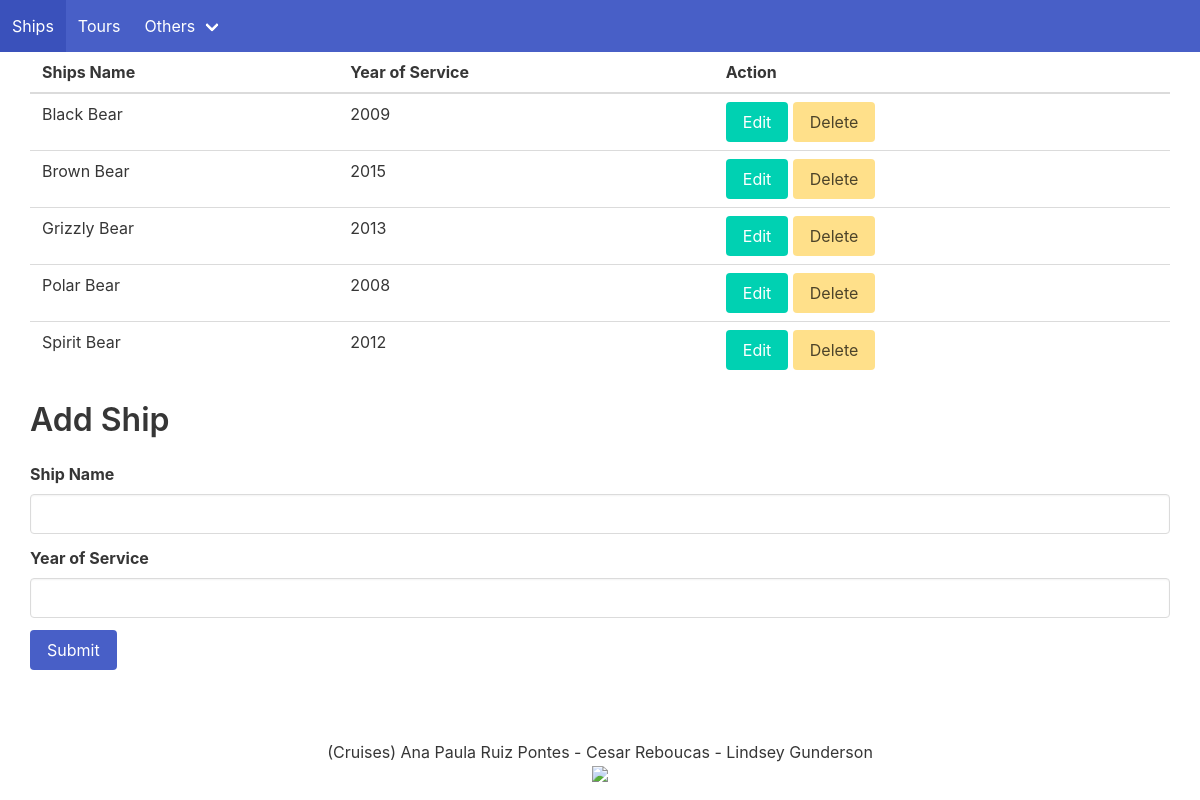
The page /ships.php on the database its author committed.
### tables this page shows
CREATE TABLE IF NOT EXISTS ships (
  id int NOT NULL AUTO_INCREMENT,
  name varchar(45) NOT NULL,
  yearservice int(5) NOT NULL,
  active boolean not null default 1,
  PRIMARY KEY (id));

### ships.php (called while the page is built, shortened)
<?php
require_once('inc/utilities/PageIndex.class.php');
require_once("inc/entities/Ships.class.php");
require_once("inc/utilities/PDOAgent.class.php");
require_once("inc/utilities/ShipsMapper.class.php");
require_once("inc/utilities/PageShips.class.php");
$ship = new Ships();
$ships = ShipsMapper::getShips();
PageShips::showShips($ships);
PageShips::showShipsForm($ship);
?>

### inc/utilities/PDOAgent.class.php (called while the page is built, shortened)
<?php
class PDOAgent    {
    private $host = DB_HOST;
    private $user = DB_USER;
    private $pass = DB_PASS;
    private $dbname = DB_NAME;
    private $className;
    private $pdo;
    private $stmt;
    public function __construct(String $className)    {
        $this->className = $className;
        $dsn = 'mysql:host=' . $this->host . ';dbname=' . $this->dbname;
        $options = array(
            PDO::ATTR_PERSISTENT => true,
            PDO::ATTR_ERRMODE => PDO::ERRMODE_EXCEPTION
            );
        try {
            $this->pdo = new PDO($dsn, $this->user, $this->pass, $options);
        } catch (PDOException $e) {
            PageIndex::showErrors(array('There is a problem trying to connect to the Database'),
                $e->getMessage());
            die();
        }
    }
    public function query(string $query) {
            if($this->pdo != null) {
                $this->stmt = $this->pdo->prepare($query);
            } else {
                PageIndex::showErrors(array('There is a problem trying to connect to the Database'),
                    'Error on the prepare!');
                die();
            }
    }
    public function execute($data = null)   {
        try {
            if (is_null($data)) {
                return $this->stmt->execute();
            } else {
                return $this->stmt->execute($data);
            }
        } catch(Exception $ex) {
            PageIndex::showErrors(array('There is a problem trying to connect to the Database'),
                $ex->getMessage());
            die();
        }
    }
    public function resultSet(){
        $this->execute();
        return $this->stmt->fetchAll(PDO::FETCH_CLASS, $this->className);
    }
}
?>

### inc/utilities/ShipsMapper.class.php (called while the page is built, shortened)
<?php
class ShipsMapper {
    private static $db;
    static function initialize() {
        self::$db = new PDOAgent('Ships');
    }
    static function getShips() {
        $sql = 'select * from Ships where active=1 order by name asc;';
        self::$db->query($sql);
        self::$db->execute();
        return self::$db->resultSet();
    }
}
?>

### inc/entities/Ships.class.php (called while the page is built, shortened)
<?php
class Ships {
    private $id = 0;
    private $name = "";
    private $yearservice = "";
    public function getShipID() {
        return $this->id;
    }
    public function  getShipName() {
        return $this->name;
    }
    public function getShipYear() {
        return $this->yearservice;
    }
}
?>

### inc/utilities/PageShips.class.php (the view, shortened to what this page needs)
<?php
class PageShips {
    static function showShips($ships) {
        echo '<table class="table" style="width:100%;">
        <thead>
          <tr>
            <th>Ships Name</th>
            <th>Year of Service</th>
            <th>Action</th>
          </tr>
        </thead>
        <tbody>';
        foreach($ships as $ship) {
            echo '<tr>
            <td>'.$ship->getShipName().'</td>
            <td>'.$ship->getShipYear().'</td>
            <td>
              <a href="'.$_SERVER['PHP_SELF'].'?act=edit&shipID='.$ship->getShipID().'" class="button is-primary">Edit</a>
              <a href="'.$_SERVER['PHP_SELF'].'?act=delete&shipID='.$ship->getShipID().'" class="button is-warning">Delete</a>
            </td>
          </tr>';
        }
        echo '</tbody>
      </table>';
    }
    static function showShipsForm($ship)   {
      ?>
      <form method="POST" ACTION="<?php echo $_SERVER["PHP_SELF"]; ?>">
      <h3 class="title is-3">Add Ship</h3>
        <div class="field">
          <label class="label">Ship Name</label>
          <div class="control">
            <input class="input" type="text" name="name" id="name" value="<?php echo $ship->getShipName();?>"/>
          </div>
        </div>
        <div class="field">
          <label class="label">Year of Service</label>
          <div class="control">
            <input class="input" type="text" name="year" id="year" value="<?php echo $ship->getShipYear();?>"/>
          </div>
        </div>
        <div class="field">
          <div class="control">
            <button class="button is-link" type="submit">Submit</button>
          </div>
        </div>
      </form>
  <?php }
}
?>

### inc/utilities/PageIndex.class.php (style rules this page uses)
html { position: relative; min-height: 100%; }
body { margin: 0px 0px 60px 0px; padding: 0px 0px 60px 0px; }

### rows shown on the page
ships: name "Black Bear", yearservice "2009"
ships: name "Brown Bear", yearservice "2015"
ships: name "Grizzly Bear", yearservice "2013"
ships: name "Polar Bear", yearservice "2008"
ships: name "Spirit Bear", yearservice "2012"
